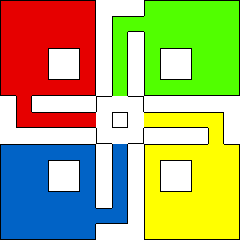

This game map was drawn from its Tiled (.tmx) file and the tilesets committed beside it. A one-line description and the full map source follow:
An orthogonal 15x15 tile map with 16x16 px tiles, 1 tile layer (Tile Layer 1).

<map version="1.10" tiledversion="1.10.1" orientation="orthogonal" renderorder="right-down" width="15" height="15" tilewidth="16" tileheight="16" infinite="0" nextlayerid="2" nextobjectid="1">
 <tileset firstgid="1" source="ludo_tileset.tsx" />
 <layer id="1" name="Tile Layer 1" width="15" height="15">
  <data encoding="csv">
18,66,66,66,66,19,154,154,154,26,74,74,74,74,27,
2147483715,71,71,71,71,67,154,29,31,79,79,79,79,79,75,
2147483715,71,71,71,71,67,154,47,154,2147483723,79,79,79,79,75,
2147483715,71,71,101,102,67,154,47,154,2147483723,101,102,79,79,75,
3221225539,71,71,117,118,67,154,47,154,2147483723,117,118,79,79,75,
34,71,1073741890,1073741890,1073741890,35,154,47,154,42,1073741898,1073741898,1073741898,1073741898,43,
154,39,154,154,154,154,101,154,102,154,154,154,154,154,154,
154,1073741845,23,23,23,23,154,152,154,191,191,191,191,2147483837,154,
154,154,154,154,154,154,117,154,118,154,154,154,154,207,154,
178,226,226,226,226,179,154,199,154,186,234,234,234,239,187,
2147483875,231,231,101,102,227,154,199,154,2147483883,101,102,239,239,235,
2147483875,231,231,117,118,227,154,199,154,2147483883,117,118,239,239,235,
2147483875,231,231,231,231,227,154,199,154,2147483883,239,239,239,239,235,
2147483875,231,231,231,231,231,183,197,154,2147483883,239,239,239,239,235,
194,1073742050,1073742050,1073742050,1073742050,195,154,154,154,202,1073742058,1073742058,1073742058,1073742058,203
</data>
 </layer>
</map>